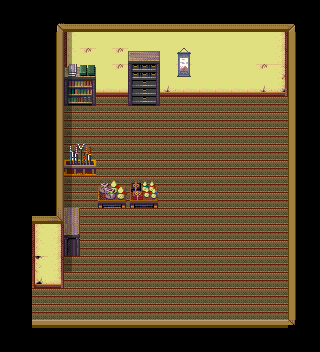

Below is a game level as drawn by its tile map, then a one-line description and the .tmx that defines it (tile-layer data replaced by summaries):
An orthogonal 20x22 tile map with 16x16 px tiles, 6 tile layers (Base, MonoShita, steps, hide, ...), 4 tilesets and 21 objects.

<map version="1.0" orientation="orthogonal" renderorder="right-down" width="20" height="22" tilewidth="16" tileheight="16" backgroundcolor="#000000" nextobjectid="23">
 <tileset firstgid="1" name="ed" tilewidth="16" tileheight="16" tilecount="480" columns="30">
  <image source="ed.png" trans="aa55ff" width="480" height="256" />
 </tileset>
 <tileset firstgid="481" name="ed4" tilewidth="16" tileheight="16" tilecount="480" columns="30">
  <image source="ed4.png" trans="aa55ff" width="480" height="256" />
 </tileset>
 <tileset firstgid="961" name="ed2" tilewidth="16" tileheight="16" tilecount="480" columns="30">
  <image source="ed2.png" trans="aa55ff" width="480" height="256" />
 </tileset>
 <tileset firstgid="1441" name="ST-Sewer-01" tilewidth="16" tileheight="16" tilecount="1504" columns="16">
  <image source="ST-Sewer-01.png" trans="aa55ff" width="256" height="1504" />
 </tileset>
 <layer name="Base" width="20" height="22">
  <properties>
   <property name="cc_vertexz" value="-13" />
  </properties>
  <data>[440 cells, 328 non-empty, 21 distinct tile ids]</data>
 </layer>
 <layer name="MonoShita" width="20" height="22">
  <properties>
   <property name="cc_vertexz" value="-12" />
  </properties>
  <data>[440 cells, 25 non-empty, 25 distinct tile ids]</data>
 </layer>
 <layer name="steps" width="20" height="22">
  <properties>
   <property name="cc_vertexz" value="-11" />
  </properties>
  <data>[440 cells, 22 non-empty, 8 distinct tile ids]</data>
 </layer>
 <layer name="hide" width="20" height="22">
  <properties>
   <property name="cc_vertexz" value="-11" />
  </properties>
  <data>[440 cells, 28 non-empty, 4 distinct tile ids]</data>
 </layer>
 <objectgroup name="collision">
  <object id="1" x="0" y="320" width="320" height="32" />
  <object id="2" x="288" y="32" width="32" height="288" />
  <object id="3" x="0" y="0" width="64" height="288" />
  <object id="4" x="64" y="0" width="144" height="96" />
  <object id="5" x="64" y="96" width="32" height="16" />
  <object id="7" x="128" y="96" width="32" height="16" />
  <object id="8" x="64" y="208" width="16" height="48" />
  <object id="9" x="96" y="192" width="64" height="16" />
  <object id="10" x="64" y="160" width="32" height="16" />
  <object id="11" x="240" y="0" width="48" height="96" />
  <object id="12" x="208" y="0" width="32" height="96">
   <properties>
    <property name="objID" value="181" />
   </properties>
  </object>
 </objectgroup>
 <objectgroup name="event">
  <object id="13" x="288" y="0" width="32" height="32">
   <properties>
    <property name="EventID" value="1" />
    <property name="trigger" value="0" />
   </properties>
  </object>
  <object id="14" x="0" y="288" width="32" height="32">
   <properties>
    <property name="EventID" value="2" />
    <property name="trigger" value="1" />
   </properties>
  </object>
  <object id="15" x="96" y="64" width="32" height="32">
   <properties>
    <property name="EventID" value="3" />
    <property name="trigger" value="2" />
   </properties>
  </object>
  <object id="16" x="208" y="0" width="32" height="32">
   <properties>
    <property name="EventID" value="4" />
    <property name="trigger" value="1" />
   </properties>
  </object>
  <object id="17" x="64" y="80" width="32" height="32">
   <properties>
    <property name="EventID" value="5" />
    <property name="trigger" value="2" />
   </properties>
  </object>
  <object id="18" x="128" y="80" width="32" height="32">
   <properties>
    <property name="EventID" value="6" />
    <property name="trigger" value="2" />
   </properties>
  </object>
  <object id="19" x="96" y="192" width="64" height="16">
   <properties>
    <property name="EventID" value="7" />
    <property name="trigger" value="2" />
   </properties>
  </object>
  <object id="20" x="64" y="160" width="32" height="16">
   <properties>
    <property name="EventID" value="8" />
    <property name="trigger" value="2" />
   </properties>
  </object>
  <object id="21" x="64" y="208" width="16" height="48">
   <properties>
    <property name="EventID" value="9" />
    <property name="trigger" value="2" />
   </properties>
  </object>
  <object id="22" x="160" y="48" width="48" height="48">
   <properties>
    <property name="EventID" value="10" />
    <property name="trigger" value="2" />
   </properties>
  </object>
 </objectgroup>
 <layer name="shadow" width="20" height="22">
  <data>[440 cells, 15 non-empty, 1 distinct tile ids]</data>
 </layer>
 <layer name="CharaUe" width="20" height="22">
  <data>[440 cells, 6 non-empty, 6 distinct tile ids]</data>
 </layer>
</map>
